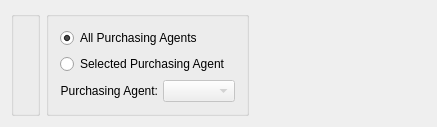
<?xml version="1.0" encoding="UTF-8"?>
<ui version="4.0">
 <comment>This file is part of the xtmfg Package for xTuple ERP,
and is Copyright (c) 1999-2014 by OpenMFG LLC, d/b/a xTuple.  It
is licensed to you under the xTuple End-User License Agreement (&quot;the
EULA&quot;), the full text of which is available at www.xtuple.com/EULA.
While the EULA gives you access to source code and encourages your
involvement in the development process, this Package is not free
software.  By using this software, you agree to be bound by the
terms of the EULA.</comment>
 <class>dspPoItemsByBufferStatus</class>
 <widget class="QWidget" name="dspPoItemsByBufferStatus">
  <property name="geometry">
   <rect>
    <x>0</x>
    <y>0</y>
    <width>437</width>
    <height>120</height>
   </rect>
  </property>
  <property name="windowTitle">
   <string>Purchase Order Items by Buffer Status</string>
  </property>
  <layout class="QVBoxLayout" name="verticalLayout">
   <item>
    <layout class="QHBoxLayout" name="horizontalLayout">
     <item>
      <widget class="WarehouseGroup" name="_warehouse">
       <property name="title">
        <string/>
       </property>
       <property name="fixedSize">
        <bool>false</bool>
       </property>
      </widget>
     </item>
     <item>
      <widget class="QGroupBox" name="_buyerCodeGroup">
       <property name="sizePolicy">
        <sizepolicy hsizetype="Preferred" vsizetype="Fixed">
         <horstretch>0</horstretch>
         <verstretch>0</verstretch>
        </sizepolicy>
       </property>
       <property name="title">
        <string/>
       </property>
       <layout class="QGridLayout" name="gridLayout">
        <item row="0" column="0">
         <widget class="QRadioButton" name="_allPurchasingAgents">
          <property name="text">
           <string>All Purchasing Agents</string>
          </property>
          <property name="checked">
           <bool>true</bool>
          </property>
         </widget>
        </item>
        <item row="1" column="0">
         <widget class="QRadioButton" name="_selectedPurchasingAgent">
          <property name="text">
           <string>Selected Purchasing Agent</string>
          </property>
         </widget>
        </item>
        <item row="2" column="0">
         <layout class="QHBoxLayout">
          <property name="spacing">
           <number>5</number>
          </property>
          <item>
           <widget class="QLabel" name="_purchasingAgentLit">
            <property name="text">
             <string>Purchasing Agent:</string>
            </property>
            <property name="alignment">
             <set>Qt::AlignRight|Qt::AlignTrailing|Qt::AlignVCenter</set>
            </property>
           </widget>
          </item>
          <item>
           <widget class="XComboBox" name="_agent">
            <property name="enabled">
             <bool>false</bool>
            </property>
            <property name="sizePolicy">
             <sizepolicy hsizetype="Expanding" vsizetype="Fixed">
              <horstretch>0</horstretch>
              <verstretch>0</verstretch>
             </sizepolicy>
            </property>
            <property name="type">
             <enum>XComboBox::Agent</enum>
            </property>
           </widget>
          </item>
         </layout>
        </item>
       </layout>
      </widget>
     </item>
     <item>
      <spacer>
       <property name="orientation">
        <enum>Qt::Horizontal</enum>
       </property>
       <property name="sizeType">
        <enum>QSizePolicy::Expanding</enum>
       </property>
       <property name="sizeHint" stdset="0">
        <size>
         <width>0</width>
         <height>20</height>
        </size>
       </property>
      </spacer>
     </item>
    </layout>
   </item>
   <item>
    <spacer name="verticalSpacer">
     <property name="orientation">
      <enum>Qt::Vertical</enum>
     </property>
     <property name="sizeHint" stdset="0">
      <size>
       <width>20</width>
       <height>6</height>
      </size>
     </property>
    </spacer>
   </item>
  </layout>
 </widget>
 <layoutdefault spacing="6" margin="11"/>
 <pixmapfunction>qPixmapFromMimeSource</pixmapfunction>
 <customwidgets>
  <customwidget>
   <class>WarehouseGroup</class>
   <extends>QGroupBox</extends>
   <header>warehousegroup.h</header>
  </customwidget>
  <customwidget>
   <class>XComboBox</class>
   <extends>QComboBox</extends>
   <header>xcombobox.h</header>
  </customwidget>
 </customwidgets>
 <tabstops>
  <tabstop>_warehouse</tabstop>
  <tabstop>_allPurchasingAgents</tabstop>
  <tabstop>_agent</tabstop>
 </tabstops>
 <resources/>
 <connections>
  <connection>
   <sender>_selectedPurchasingAgent</sender>
   <signal>toggled(bool)</signal>
   <receiver>_agent</receiver>
   <slot>setEnabled(bool)</slot>
   <hints>
    <hint type="sourcelabel">
     <x>20</x>
     <y>20</y>
    </hint>
    <hint type="destinationlabel">
     <x>20</x>
     <y>20</y>
    </hint>
   </hints>
  </connection>
 </connections>
</ui>
